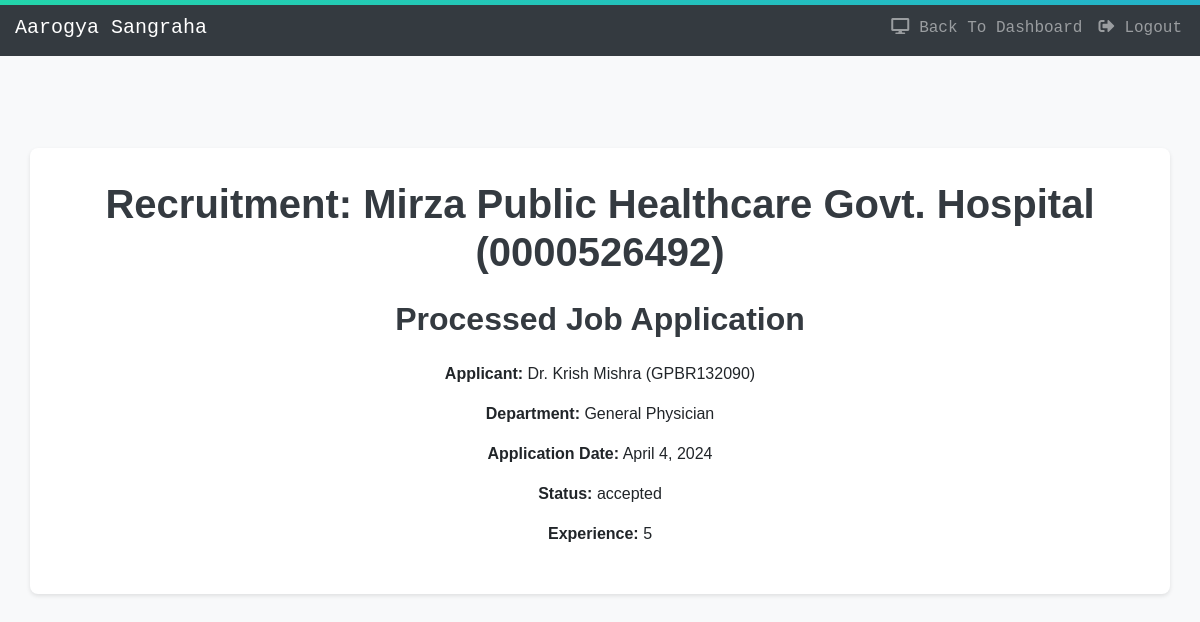
The page /treatment/process-job-application/2/ (signed in) on the database its author committed.
### treatment/models.py (models this page shows, shortened)
class JobApplication(models.Model):
    medical_practitioner = models.ForeignKey(MedicalPractitioner, on_delete=models.CASCADE)
    hospital = models.ForeignKey(Hospital, on_delete=models.CASCADE)
    application_date = models.DateField(auto_now_add=True)
    experience = models.IntegerField()
    status = models.CharField(max_length=20, choices=(
        ('pending', 'Pending'),
        ('accepted', 'Accepted'),
        ('rejected', 'Rejected'),
    ), default='pending')

class Hospital(models.Model):
    user=models.OneToOneField(User,on_delete=models.CASCADE)
    hospitalID = models.CharField(max_length=10,primary_key=True)
    address = models.CharField(max_length=100)
    city = models.CharField(max_length=30)
    state = models.CharField(max_length=15)
    pincode = models.CharField(max_length=6)
    status = models.CharField(max_length=20, choices=(
        ('pending', 'Pending Verification'),
        ('approved', 'Approved'),
        ('rejected', 'Rejected')
    ), default='pending')
    def __str__(self):
        return f"{self.user.first_name} {self.user.last_name} ({self.hospitalID})"

class MedicalPractitioner(models.Model):
    user=models.OneToOneField(User,on_delete=models.CASCADE)
    medicalID = models.CharField(max_length=10,primary_key=True)
    sex = models.CharField(max_length=1,choices=sex_c,default=None)
    date_of_birth = models.DateField()
    hospitalID = models.ForeignKey(Hospital,on_delete=models.SET_NULL,null=True,blank=True,to_field='hospitalID')
    department = models.CharField(max_length=50,choices=departments,default=None)
    status = models.CharField(max_length=21, choices=(
        ('Authorized','Authorized'),
        ('Suspended','Suspended'),
        ('Permanently Suspended','Permanently Suspended')
    ), default='Authorized')
    def __str__(self):
        return f"{self.user.first_name} {self.user.last_name} ({self.medicalID})"

### treatment/views.py (the view, shortened to what this page needs)
# urls.py: path('process-job-application/<int:application_id>/', views.process_job_application, name='process_job_application'),
@login_required
def process_job_application(request, application_id):
    job_application = get_object_or_404(models.JobApplication, id=application_id)
    return render(request, 'treatment/process_job_application.html', {'job_application': job_application})

### treatment/templates/treatment/process_job_application.html (shortened to what this page needs)
{% load static %}
<!DOCTYPE html>
<html lang="en">
<head>
  <link k rel="stylesheet" href="https://cdn.jsdelivr.net/npm/bootstrap@4.6.1/dist/css/bootstrap.min.css">
  <link rel="stylesheet" href="https://cdnjs.cloudflare.com/ajax/libs/font-awesome/5.10.2/css/all.css">
  <link rel="stylesheet" href="{% static 'treatment/css/process_job_application.css' %}">
  <link rel="stylesheet" href="https://cdnjs.cloudflare.com/ajax/libs/font-awesome/5.15.3/css/all.min.css">
</head>
<body>
  <div class="grad-bar"></div>
  <nav class="navbar navbar-expand-lg navbar-dark bg-dark">
    <a class="navbar-brand" href="{% url 'home' %}">Aarogya Sangraha</a>
    <div class="collapse navbar-collapse" id="navbarNav">
      <ul class="navbar-nav ml-auto">
        {% if user.hospital %}
        <li class="nav-item">
          <a class="nav-link" href="{% url 'treatment:hospital_dashboard' request.user.hospital.hospitalID %}"><i class="fas fa-desktop"></i></i>Back To Dashboard</a>
        </li>
        <li class="nav-item">
          <a class="nav-link" href="{% url 'treatment:hospitallogout' %}"><i class="fas fa-sign-out-alt"></i>Logout</a>
        </li>
        {% elif user.admin %}
        <li class="nav-item">
          <a class="nav-link" href="{% url 'treatment:admin_dashboard' request.user.username %}"><i class="fas fa-desktop"></i>Back To Dashboard</a>
        </li>
        <li class="nav-item">
          <a class="nav-link" href="{% url 'treatment:adminlogout' %}"><i class="fas fa-sign-out-alt"></i>Logout</a>
        </li>
        {% endif %}
      </ul>
    </div>
  </nav>
  <div class="container my-5">
    <h1 class="text-center mb-4">Recruitment: {{ job_application.hospital }}</h1>
    {% if job_application.status == 'pending' %}
      <h2 class="text-center mb-4">Process Job Application</h2>
    {% else %}
      <h2 class="text-center mb-4">Processed Job Application</h2>
    {% endif %}
    <p><strong>Applicant:</strong> Dr. {{ job_application.medical_practitioner }}</p>
    <p><strong>Department:</strong> {{ job_application.medical_practitioner.department }}</p>
    <p><strong>Application Date:</strong> {{ job_application.application_date }}</p>
    <p><strong>Status:</strong> {{ job_application.status }}</p>
    <p><strong>Experience: </strong>{{job_application.experience}}</p>
  </div>
</body>
</html>

### treatment/static/treatment/css/process_job_application.css (style rules this page uses)
body { font-family: 'Poppins', sans-serif, Arial; text-align: center; margin: 0; padding-top: 100px; background-color: #f8f9fa; }
* { margin: 0; padding: 0; }
i { margin-right: 10px; }
.navbar { font-family: "Space Mono", monospace; padding-right: 10px; padding-left: 15px; display: -webkit-box; display: -ms-flexbox; display: flex; -webkit-box-pack: justify; -ms-flex-pack: justify; justify-content: space-between; -webkit-box-align: center; -ms-flex-align: center; align-items: center; position: fixed; top: 0; width: 100%; z-index: 1000; }
.grad-bar { width: 100%; height: 5px; z-index: 1001; background: -webkit-linear-gradient(-45deg, #EE7752, #E73C7E, #23A6D5, #23D5AB); background: linear-gradient(-45deg, #EE7752, #E73C7E, #23A6D5, #23D5AB); background-size: 400% 400%; -webkit-animation: gradbar 7.5s ease infinite; -moz-animation: gradbar 7.5s ease infinite; -o-animation: gradbar 7.5s ease infinite; animation: gradbar 7.5s ease infinite; position: fixed; top: 0; }
.container { background-color: #fff; border-radius: 8px; box-shadow: 0 2px 4px rgba(0, 0, 0, 0.1); padding: 2rem; }
h1, h2 { color: #343a40; font-weight: 700; }

### rows shown on the page
JobApplication: hospital "Mirza Public Healthcare Govt. Hospital (0000526492)", medical_practitioner "Krish Mishra (GPBR132090)", medical_practitioner.department "General Physician", application_date "April 4, 2024", status "accepted", experience "5"
